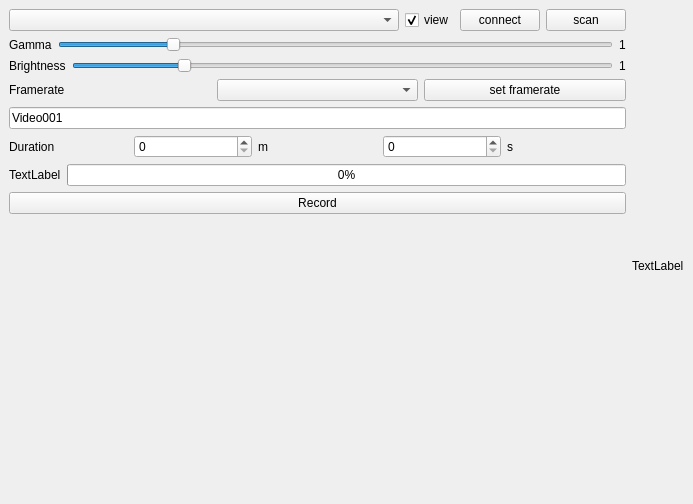
<?xml version="1.0" encoding="UTF-8"?>
<ui version="4.0">
 <class>TileMapWidget</class>
 <widget class="QDockWidget" name="TileMapWidget">
  <property name="geometry">
   <rect>
    <x>0</x>
    <y>0</y>
    <width>693</width>
    <height>504</height>
   </rect>
  </property>
  <widget class="QWidget" name="dockWidgetContents">
   <layout class="QGridLayout" name="gridLayout">
    <item row="0" column="0">
     <layout class="QHBoxLayout" name="horizontalLayout_3">
      <item>
       <widget class="QComboBox" name="comboBoxCameras">
        <property name="sizePolicy">
         <sizepolicy hsizetype="Expanding" vsizetype="Fixed">
          <horstretch>2</horstretch>
          <verstretch>0</verstretch>
         </sizepolicy>
        </property>
       </widget>
      </item>
      <item>
       <widget class="QCheckBox" name="checkBoxViewCamera">
        <property name="text">
         <string>view</string>
        </property>
        <property name="checked">
         <bool>true</bool>
        </property>
       </widget>
      </item>
      <item>
       <widget class="QPushButton" name="buttonConnectCamera">
        <property name="text">
         <string>connect</string>
        </property>
       </widget>
      </item>
      <item>
       <widget class="QPushButton" name="buttonScanCameras">
        <property name="text">
         <string>scan</string>
        </property>
       </widget>
      </item>
     </layout>
    </item>
    <item row="1" column="0">
     <layout class="QVBoxLayout" name="verticalLayout">
      <item>
       <layout class="QHBoxLayout" name="horizontalLayout_2">
        <item>
         <widget class="QLabel" name="labelCameraGamma">
          <property name="text">
           <string>Gamma</string>
          </property>
         </widget>
        </item>
        <item>
         <widget class="QSlider" name="sliderCameraGamma">
          <property name="sizePolicy">
           <sizepolicy hsizetype="MinimumExpanding" vsizetype="Fixed">
            <horstretch>0</horstretch>
            <verstretch>0</verstretch>
           </sizepolicy>
          </property>
          <property name="minimum">
           <number>0</number>
          </property>
          <property name="maximum">
           <number>500</number>
          </property>
          <property name="value">
           <number>100</number>
          </property>
          <property name="sliderPosition">
           <number>100</number>
          </property>
          <property name="orientation">
           <enum>Qt::Horizontal</enum>
          </property>
         </widget>
        </item>
        <item>
         <widget class="QLabel" name="labelCameraGammaValue">
          <property name="text">
           <string>1</string>
          </property>
         </widget>
        </item>
       </layout>
      </item>
      <item>
       <layout class="QHBoxLayout" name="horizontalLayout">
        <item>
         <widget class="QLabel" name="labelCameraBrightness">
          <property name="text">
           <string>Brightness</string>
          </property>
         </widget>
        </item>
        <item>
         <widget class="QSlider" name="sliderCameraBrightness">
          <property name="sizePolicy">
           <sizepolicy hsizetype="MinimumExpanding" vsizetype="Fixed">
            <horstretch>0</horstretch>
            <verstretch>0</verstretch>
           </sizepolicy>
          </property>
          <property name="minimum">
           <number>0</number>
          </property>
          <property name="maximum">
           <number>500</number>
          </property>
          <property name="value">
           <number>100</number>
          </property>
          <property name="sliderPosition">
           <number>100</number>
          </property>
          <property name="orientation">
           <enum>Qt::Horizontal</enum>
          </property>
         </widget>
        </item>
        <item>
         <widget class="QLabel" name="labelCameraBrightnessValue">
          <property name="text">
           <string>1</string>
          </property>
         </widget>
        </item>
       </layout>
      </item>
      <item>
       <layout class="QHBoxLayout" name="horizontalLayout_4">
        <item>
         <widget class="QLabel" name="labelFramerate">
          <property name="text">
           <string>Framerate</string>
          </property>
         </widget>
        </item>
        <item>
         <widget class="QComboBox" name="comboBoxFramerate"/>
        </item>
        <item>
         <widget class="QPushButton" name="buttonSetFramerate">
          <property name="text">
           <string>set framerate</string>
          </property>
         </widget>
        </item>
       </layout>
      </item>
      <item>
       <widget class="QLineEdit" name="lineEditSaveName">
        <property name="text">
         <string>Video001</string>
        </property>
       </widget>
      </item>
      <item>
       <layout class="QHBoxLayout" name="horizontalLayout_5">
        <item>
         <widget class="QLabel" name="label">
          <property name="text">
           <string>Duration</string>
          </property>
         </widget>
        </item>
        <item>
         <widget class="QSpinBox" name="spinBoxDurationMin"/>
        </item>
        <item>
         <widget class="QLabel" name="label_2">
          <property name="text">
           <string>m</string>
          </property>
         </widget>
        </item>
        <item>
         <widget class="QSpinBox" name="spinBoxDurationSec"/>
        </item>
        <item>
         <widget class="QLabel" name="label_3">
          <property name="text">
           <string>s</string>
          </property>
         </widget>
        </item>
       </layout>
      </item>
      <item>
       <layout class="QHBoxLayout" name="horizontalLayoutProgress">
        <item>
         <widget class="QLabel" name="labelProgress">
          <property name="text">
           <string>TextLabel</string>
          </property>
         </widget>
        </item>
        <item>
         <widget class="QProgressBar" name="progressBarWritingProgress">
          <property name="value">
           <number>0</number>
          </property>
         </widget>
        </item>
       </layout>
      </item>
      <item>
       <widget class="QPushButton" name="buttonRecord">
        <property name="text">
         <string>Record</string>
        </property>
        <property name="checkable">
         <bool>true</bool>
        </property>
       </widget>
      </item>
      <item>
       <spacer name="verticalSpacer">
        <property name="orientation">
         <enum>Qt::Vertical</enum>
        </property>
        <property name="sizeHint" stdset="0">
         <size>
          <width>20</width>
          <height>40</height>
         </size>
        </property>
       </spacer>
      </item>
     </layout>
    </item>
    <item row="1" column="1">
     <widget class="QLabel" name="labelVideoDisplay">
      <property name="text">
       <string>TextLabel</string>
      </property>
     </widget>
    </item>
   </layout>
  </widget>
 </widget>
 <resources/>
 <connections/>
</ui>
